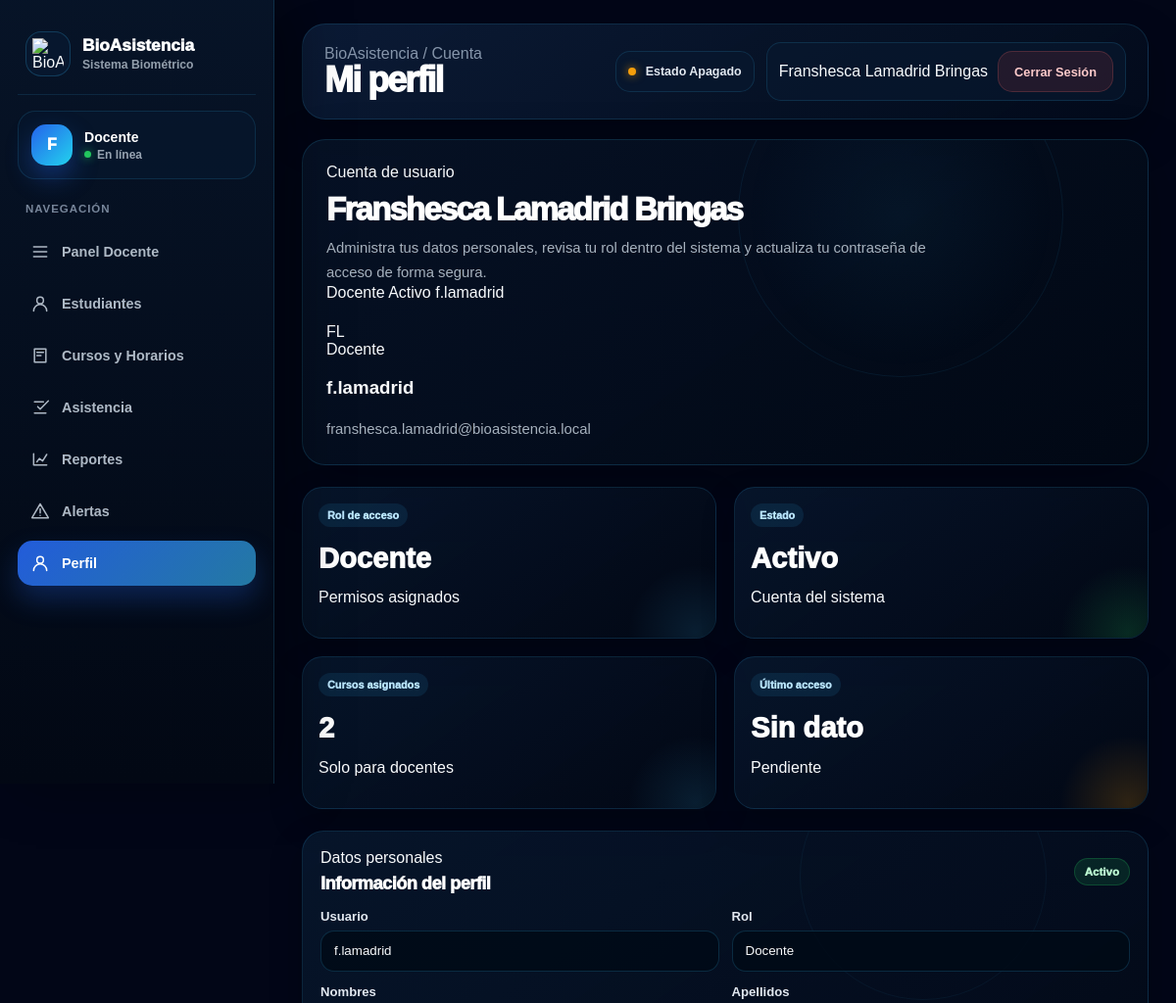
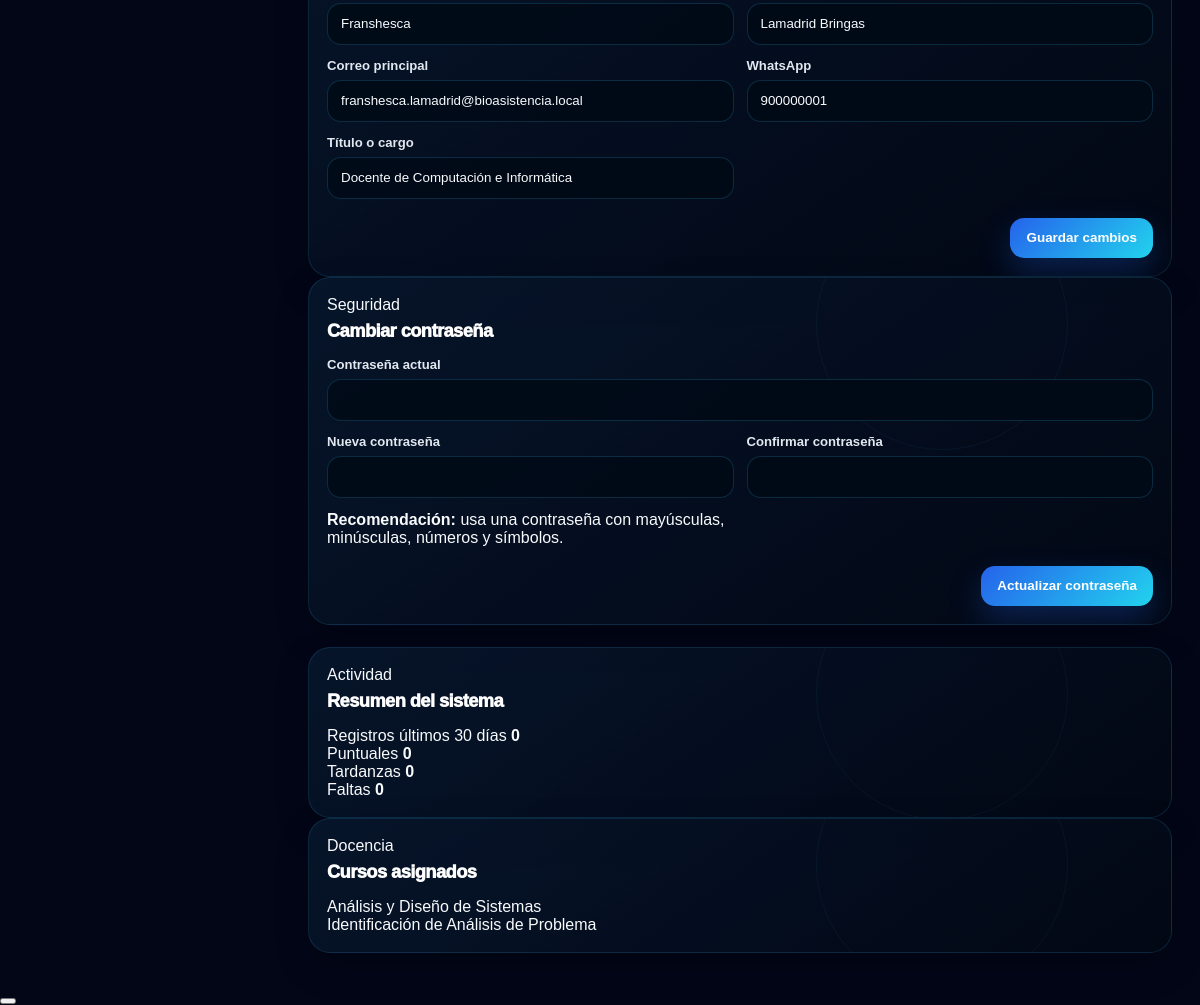
Page /pages/perfil.php (signed in) on the committed database (2 pictures, top to bottom).
### tables this page shows
CREATE TABLE usuarios (
    id_usuario INT AUTO_INCREMENT PRIMARY KEY,
    id_rol INT NOT NULL,
    nombres VARCHAR(120) NOT NULL,
    apellidos VARCHAR(120) NOT NULL,
    usuario VARCHAR(60) NOT NULL UNIQUE,
    correo VARCHAR(150) NOT NULL UNIQUE,
    contrasena VARCHAR(255) NOT NULL,
    estado ENUM('Activo','Inactivo') NOT NULL DEFAULT 'Activo',
    ultimo_acceso DATETIME NULL,
    fecha_creacion DATETIME NOT NULL DEFAULT CURRENT_TIMESTAMP,
    fecha_registro DATETIME NOT NULL DEFAULT CURRENT_TIMESTAMP,
    CONSTRAINT fk_usuarios_roles
        FOREIGN KEY (id_rol)
        REFERENCES roles(id_rol)
        ON DELETE NO ACTION
        ON UPDATE CASCADE
);

CREATE TABLE roles (
    id_rol INT AUTO_INCREMENT PRIMARY KEY,
    nombre_rol VARCHAR(50) NOT NULL UNIQUE,
    descripcion VARCHAR(200) NULL,
    estado ENUM('Activo','Inactivo') NOT NULL DEFAULT 'Activo',
    fecha_registro DATETIME NOT NULL DEFAULT CURRENT_TIMESTAMP
);

CREATE TABLE docentes (
    id_docente INT AUTO_INCREMENT PRIMARY KEY,
    id_usuario INT NULL,
    codigo_docente VARCHAR(20) NOT NULL UNIQUE,
    nombres VARCHAR(120) NOT NULL,
    apellidos VARCHAR(120) NOT NULL,
    dni VARCHAR(15) NOT NULL UNIQUE,
    correo VARCHAR(150) NOT NULL UNIQUE,
    telefono VARCHAR(20) NULL,
    especialidad VARCHAR(150) NULL,
    titulo_cargo VARCHAR(150) NOT NULL DEFAULT 'Docente',
    correo_institucional VARCHAR(150) NULL,
    whatsapp VARCHAR(20) NULL,
    estado ENUM('Activo','Inactivo') NOT NULL DEFAULT 'Activo',
    fecha_registro DATETIME NOT NULL DEFAULT CURRENT_TIMESTAMP,
    CONSTRAINT uq_docentes_usuario UNIQUE (id_usuario),
    CONSTRAINT fk_docentes_usuarios
        FOREIGN KEY (id_usuario)
        REFERENCES usuarios(id_usuario)
        ON DELETE SET NULL
        ON UPDATE CASCADE
);

CREATE TABLE cursos (
    id_curso INT AUTO_INCREMENT PRIMARY KEY,
    codigo_curso VARCHAR(20) NULL UNIQUE,
    nombre_curso VARCHAR(160) NOT NULL,
    descripcion VARCHAR(300) NULL,
    ciclo VARCHAR(20) NOT NULL DEFAULT 'V',
    programa_estudios VARCHAR(160) NOT NULL DEFAULT 'Computación e Informática',
    horas_semanales INT NOT NULL DEFAULT 0,
    estado ENUM('Activo','Inactivo') NOT NULL DEFAULT 'Activo',
    fecha_registro DATETIME NOT NULL DEFAULT CURRENT_TIMESTAMP
);

### pages/perfil.php (the view, shortened to what the rows shown need)
<?php
require_once __DIR__ . '/../includes/auth.php';
function obtener_id_usuario_perfil(): int
{
    if (function_exists('usuario_actual')) {
        $usuarioActual = usuario_actual();
        if (is_array($usuarioActual)) {
            $posiblesClaves = [
                'id_usuario',
                'usuario_id',
                'id'
            ];
            foreach ($posiblesClaves as $clave) {
                if (isset($usuarioActual[$clave]) && (int) $usuarioActual[$clave] > 0) {
                    return (int) $usuarioActual[$clave];
                }
            }
        }
    }
    return 0;
}
function iniciales_perfil(string $nombres, string $apellidos): string
{
    $primeraInicial = mb_substr(trim($nombres), 0, 1, 'UTF-8');
    $segundaInicial = mb_substr(trim($apellidos), 0, 1, 'UTF-8');
    $iniciales = mb_strtoupper($primeraInicial . $segundaInicial, 'UTF-8');
    return $iniciales !== '' ? $iniciales : 'BA';
}
function clase_estado_usuario_perfil(string $estado): string
{
    return $estado === 'Activo' ? 'estado-puntual' : 'estado-falto';
}
$idUsuarioPerfil = obtener_id_usuario_perfil();
$consultaPerfil = $pdo->prepare(
    "SELECT u.id_usuario,
            u.id_rol,
            u.usuario,
            u.contrasena,
            u.nombres,
            u.apellidos,
            u.correo,
            u.estado,
            u.fecha_creacion,
            u.ultimo_acceso,
            r.nombre_rol,
            d.id_docente,
            d.titulo_cargo,
            d.correo_institucional,
            d.whatsapp
     FROM usuarios u
     INNER JOIN roles r ON u.id_rol = r.id_rol
     LEFT JOIN docentes d ON u.id_usuario = d.id_usuario
     WHERE u.id_usuario = :id_usuario
     LIMIT 1"
);
$consultaPerfil->execute([
    'id_usuario' => $idUsuarioPerfil
]);
$perfil = $consultaPerfil->fetch();
$consultaCursosDocente = $pdo->prepare(
    "SELECT c.nombre_curso
     FROM docente_curso dc
     INNER JOIN cursos c ON dc.id_curso = c.id_curso
     WHERE dc.id_docente = :id_docente
     ORDER BY c.nombre_curso ASC"
);
$cursosDocente = [];
if ((int) ($perfil['id_docente'] ?? 0) > 0) {
    $consultaCursosDocente->execute([
        'id_docente' => (int) $perfil['id_docente']
    ]);
    $cursosDocente = $consultaCursosDocente->fetchAll();
}
$inicialesUsuario = iniciales_perfil($perfil['nombres'], $perfil['apellidos']);
$correoPrincipal = $perfil['correo_institucional'] ?: $perfil['correo'];
?>
<!DOCTYPE html>
<html lang="es">
<head>
    <link rel="stylesheet" href="<?php echo app_url('assets/css/styles.css?v=9999'); ?>">
</head>
<body class="pagina-interna">
    <div class="contenido-principal">
        <header class="barra-superior">
            <div>
                <h1 class="titulo-pagina">Mi perfil</h1>
            </div>
        </header>
        <main class="area-contenido">
            <section class="modulo-hero perfil-hero">
                <div class="modulo-hero-contenido">
                    <span class="modulo-kicker">Cuenta de usuario</span>
                    <h2><?php echo htmlspecialchars($perfil['nombres'] . ' ' . $perfil['apellidos'], ENT_QUOTES, 'UTF-8'); ?></h2>
                    <p>
                        Administra tus datos personales, revisa tu rol dentro del sistema y actualiza tu contraseña
                        de acceso de forma segura.
                    </p>
                    <div class="hero-mini-indicadores">
                        <span><?php echo htmlspecialchars($perfil['nombre_rol'], ENT_QUOTES, 'UTF-8'); ?></span>
                        <span><?php echo htmlspecialchars($perfil['estado'], ENT_QUOTES, 'UTF-8'); ?></span>
                        <span><?php echo htmlspecialchars($perfil['usuario'], ENT_QUOTES, 'UTF-8'); ?></span>
                    </div>
                </div>
                <div class="perfil-identidad-card">
                    <div class="perfil-avatar-gigante">
                        <?php echo htmlspecialchars($inicialesUsuario, ENT_QUOTES, 'UTF-8'); ?>
                    </div>
                    <div>
                        <span class="perfil-chip-rol">
                            <?php echo htmlspecialchars($perfil['nombre_rol'], ENT_QUOTES, 'UTF-8'); ?>
                        </span>
                        <h3><?php echo htmlspecialchars($perfil['usuario'], ENT_QUOTES, 'UTF-8'); ?></h3>
                        <p><?php echo htmlspecialchars($correoPrincipal, ENT_QUOTES, 'UTF-8'); ?></p>
                    </div>
                </div>
            </section>
            <section class="resumen-premium">
                <article class="tarjeta-estadistica stat-card">
                    <span class="etiqueta-estadistica">Rol de acceso</span>
                    <strong><?php echo htmlspecialchars($perfil['nombre_rol'], ENT_QUOTES, 'UTF-8'); ?></strong>
                    <p>Permisos asignados</p>
                </article>
                <article class="tarjeta-estadistica stat-card stat-green">
                    <span class="etiqueta-estadistica">Estado</span>
                    <strong><?php echo htmlspecialchars($perfil['estado'], ENT_QUOTES, 'UTF-8'); ?></strong>
                    <p>Cuenta del sistema</p>
                </article>
            </section>
            <section class="layout-dos-columnas">
                <article class="tarjeta-panel">
                    <div class="panel-cabecera-premium">
                        <div>
                            <span class="modulo-kicker">Datos personales</span>
                            <h2 class="titulo-tarjeta-panel">Información del perfil</h2>
                        </div>
                        <span class="etiqueta-estado <?php echo clase_estado_usuario_perfil($perfil['estado']); ?>">
                            <?php echo htmlspecialchars($perfil['estado'], ENT_QUOTES, 'UTF-8'); ?>
                        </span>
                    </div>
                    <form method="POST" action="perfil.php" class="formulario-panel">
                        <div class="grupo-campo">
                            <label for="campoUsuario">Usuario</label>
                            <input
                                type="text"
                                id="campoUsuario"
                                value="<?php echo htmlspecialchars($perfil['usuario'], ENT_QUOTES, 'UTF-8'); ?>"
                                disabled
                            >
                        </div>
                        <div class="grupo-campo">
                            <label for="campoRol">Rol</label>
                            <input
                                type="text"
                                id="campoRol"
                                value="<?php echo htmlspecialchars($perfil['nombre_rol'], ENT_QUOTES, 'UTF-8'); ?>"
                                disabled
                            >
                        </div>
                        <div class="grupo-campo">
                            <label for="campoNombres">Nombres</label>
                            <input
                                type="text"
                                name="nombres"
                                id="campoNombres"
                                value="<?php echo htmlspecialchars($perfil['nombres'], ENT_QUOTES, 'UTF-8'); ?>"
                                required
                            >
                        </div>
                        <div class="grupo-campo">
                            <label for="campoApellidos">Apellidos</label>
                            <input
                                type="text"
                                name="apellidos"
                                id="campoApellidos"
                                value="<?php echo htmlspecialchars($perfil['apellidos'], ENT_QUOTES, 'UTF-8'); ?>"
                                required
                            >
                        </div>
                        <div class="grupo-campo">
                            <label for="campoCorreo">Correo principal</label>
                            <input
                                type="email"
                                name="correo"
                                id="campoCorreo"
                                value="<?php echo htmlspecialchars($perfil['correo'], ENT_QUOTES, 'UTF-8'); ?>"
                                required
                            >
                        </div>
                        <?php if ($perfil['nombre_rol'] === 'Docente'): ?>
                            <div class="grupo-campo">
                                <label for="campoWhatsapp">WhatsApp</label>
                                <input
                                    type="text"
                                    name="whatsapp"
                                    id="campoWhatsapp"
                                    value="<?php echo htmlspecialchars($perfil['whatsapp'] ?? '', ENT_QUOTES, 'UTF-8'); ?>"
                                    placeholder="Ejemplo: 999999999"
                                >
                            </div>
                            <div class="grupo-campo">
                                <label for="campoTituloCargo">Título o cargo</label>
                                <input
                                    type="text"
                                    name="titulo_cargo"
                                    id="campoTituloCargo"
                                    value="<?php echo htmlspecialchars($perfil['titulo_cargo'] ?? 'Docente', ENT_QUOTES, 'UTF-8'); ?>"
                                >
                            </div>
                        <?php endif; ?>
                    </form>
                </article>
                <article class="tarjeta-panel">
                    <div class="panel-cabecera-premium">
                        <div>
                            <h2 class="titulo-tarjeta-panel">Cambiar contraseña</h2>
                        </div>
                    </div>
                </article>
            </section>
            <section class="layout-dos-columnas">
                <article class="tarjeta-panel">
                    <div class="panel-cabecera-premium">
                        <div>
                            <h2 class="titulo-tarjeta-panel">Resumen del sistema</h2>
                        </div>
                    </div>
                </article>
                <article class="tarjeta-panel">
                    <div class="panel-cabecera-premium">
                        <div>
                            <h2 class="titulo-tarjeta-panel">Cursos asignados</h2>
                        </div>
                    </div>
                    <?php if ($perfil['nombre_rol'] !== 'Docente'): ?>
                        <div class="texto-sin-datos">
                            Esta sección aplica principalmente para usuarios docentes.
                        </div>
                    <?php elseif (count($cursosDocente) === 0): ?>
                        <div class="texto-sin-datos">
                            No tienes cursos asignados por el momento.
                        </div>
                    <?php else: ?>
                        <div class="perfil-cursos-grid">
                            <?php foreach ($cursosDocente as $curso): ?>
                                <div class="perfil-curso-chip">
                                    <?php echo htmlspecialchars($curso['nombre_curso'], ENT_QUOTES, 'UTF-8'); ?>
                                </div>
                            <?php endforeach; ?>
                        </div>
                    <?php endif; ?>
                </article>
            </section>
        </main>
    </div>
</body>
</html>

### rows in the picture
usuarios: nombres+apellidos "Franshesca Lamadrid Bringas", id_rol.nombre_rol "Docente", estado "Activo", usuario "f.lamadrid", inicialesUsuario "FL", docentes.correo_institucional "franshesca.lamadrid@bioasistencia.local", nombres "Franshesca", apellidos "Lamadrid Bringas", correo "franshesca.lamadrid@bioasistencia.local", whatsapp "900000001", titulo_cargo "Docente de Computación e Informática"
cursos: nombre_curso "Análisis y Diseño de Sistemas"
cursos: nombre_curso "Identificación de Análisis de Problema"

### other values in the picture
bio_sidebar_texto(bio_sidebar_inicial($nombreSidebar)) "F"
bio_sidebar_texto($rolSidebar) "Docente"
bio_sidebar_texto($item['titulo']) "Panel Docente"
bio_sidebar_texto($item['titulo']) "Estudiantes"
bio_sidebar_texto($item['titulo']) "Cursos y Horarios"
bio_sidebar_texto($item['titulo']) "Asistencia"
bio_sidebar_texto($item['titulo']) "Reportes"
bio_sidebar_texto($item['titulo']) "Alertas"
bio_sidebar_texto($item['titulo']) "Perfil"
$estadoDispositivo "Estado Apagado"
$nombreUsuario "Franshesca Lamadrid Bringas"
$totalCursosAsignados "2"
$resumenSistema['total_registros'] "0"
$resumenSistema['puntuales'] "0"
$resumenSistema['tardanzas'] "0"
